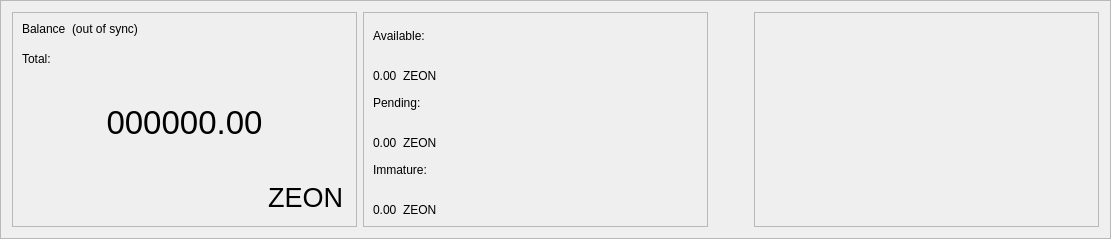
      <widget class="QFrame" name="frame_blue">
       <property name="enabled">
        <bool>true</bool>
       </property>
       <property name="sizePolicy">
        <sizepolicy hsizetype="Preferred" vsizetype="Preferred">
         <horstretch>0</horstretch>
         <verstretch>0</verstretch>
        </sizepolicy>
       </property>
       <property name="minimumSize">
        <size>
         <width>1065</width>
         <height>220</height>
        </size>
       </property>
       <property name="maximumSize">
        <size>
         <width>16777215</width>
         <height>16777215</height>
        </size>
       </property>
       <property name="sizeIncrement">
        <size>
         <width>0</width>
         <height>0</height>
        </size>
       </property>
       <property name="baseSize">
        <size>
         <width>0</width>
         <height>500</height>
        </size>
       </property>
       <property name="frameShape">
        <enum>QFrame::StyledPanel</enum>
       </property>
       <property name="frameShadow">
        <enum>QFrame::Raised</enum>
       </property>
       <layout class="QHBoxLayout" name="horizontalLayout">
        <item>
         <widget class="QFrame" name="frame_blue_1">
          <property name="minimumSize">
           <size>
            <width>345</width>
            <height>200</height>
           </size>
          </property>
          <property name="maximumSize">
           <size>
            <width>16777215</width>
            <height>16777215</height>
           </size>
          </property>
          <property name="frameShape">
           <enum>QFrame::StyledPanel</enum>
          </property>
          <property name="frameShadow">
           <enum>QFrame::Raised</enum>
          </property>
          <layout class="QHBoxLayout" name="horizontalLayout_2">
           <item>
            <layout class="QVBoxLayout" name="verticalLayout">
             <item>
              <layout class="QHBoxLayout" name="horizontalLayout_3">
               <property name="spacing">
                <number>6</number>
               </property>
               <property name="sizeConstraint">
                <enum>QLayout::SetFixedSize</enum>
               </property>
               <item>
                <widget class="QLabel" name="label_5">
                 <property name="minimumSize">
                  <size>
                   <width>0</width>
                   <height>24</height>
                  </size>
                 </property>
                 <property name="maximumSize">
                  <size>
                   <width>16777215</width>
                   <height>24</height>
                  </size>
                 </property>
                 <property name="text">
                  <string>Balance</string>
                 </property>
                 <property name="alignment">
                  <set>Qt::AlignLeading|Qt::AlignLeft|Qt::AlignTop</set>
                 </property>
                </widget>
               </item>
               <item>
                <widget class="QLabel" name="labelWalletStatus">
                 <property name="minimumSize">
                  <size>
                   <width>0</width>
                   <height>24</height>
                  </size>
                 </property>
                 <property name="maximumSize">
                  <size>
                   <width>16777215</width>
                   <height>24</height>
                  </size>
                 </property>
                 <property name="text">
                  <string>(out of sync)</string>
                 </property>
                 <property name="alignment">
                  <set>Qt::AlignLeading|Qt::AlignLeft|Qt::AlignTop</set>
                 </property>
                </widget>
               </item>
               <item>
                <spacer name="horizontalSpacer">
                 <property name="orientation">
                  <enum>Qt::Horizontal</enum>
                 </property>
                 <property name="sizeHint" stdset="0">
                  <size>
                   <width>40</width>
                   <height>20</height>
                  </size>
                 </property>
                </spacer>
               </item>
              </layout>
             </item>
             <item>
              <widget class="QLabel" name="labelTotalText">
               <property name="maximumSize">
                <size>
                 <width>16777215</width>
                 <height>15</height>
                </size>
               </property>
               <property name="text">
                <string>Total:</string>
               </property>
              </widget>
             </item>
             <item>
              <widget class="QLabel" name="labelTotal">
               <property name="sizePolicy">
                <sizepolicy hsizetype="Preferred" vsizetype="Preferred">
                 <horstretch>0</horstretch>
                 <verstretch>0</verstretch>
                </sizepolicy>
               </property>
               <property name="minimumSize">
                <size>
                 <width>0</width>
                 <height>100</height>
                </size>
               </property>
               <property name="maximumSize">
                <size>
                 <width>16777215</width>
                 <height>100</height>
                </size>
               </property>
               <property name="font">
                <font>
                 <pointsize>25</pointsize>
                 <weight>50</weight>
                 <bold>false</bold>
                </font>
               </property>
               <property name="mouseTracking">
                <bool>false</bool>
               </property>
               <property name="text">
                <string>000000.00</string>
               </property>
               <property name="alignment">
                <set>Qt::AlignCenter</set>
               </property>
              </widget>
             </item>
             <item>
              <layout class="QHBoxLayout" name="horizontalLayout_11">
               <item>
                <spacer name="horizontalSpacer_8">
                 <property name="orientation">
                  <enum>Qt::Horizontal</enum>
                 </property>
                 <property name="sizeHint" stdset="0">
                  <size>
                   <width>40</width>
                   <height>20</height>
                  </size>
                 </property>
                </spacer>
               </item>
               <item>
                <widget class="QPushButton" name="blabel_ZEON">
                 <property name="font">
                  <font>
                   <pointsize>20</pointsize>
                   <italic>false</italic>
                   <kerning>true</kerning>
                  </font>
                 </property>
                 <property name="cursor">
                  <cursorShape>PointingHandCursor</cursorShape>
                 </property>
                 <property name="text">
                  <string>ZEON</string>
                 </property>
                 <property name="flat">
                  <bool>true</bool>
                 </property>
                </widget>
               </item>
              </layout>
             </item>
            </layout>
           </item>
          </layout>
         </widget>
        </item>
        <item>
         <widget class="QFrame" name="frame_blue_2">
          <property name="minimumSize">
           <size>
            <width>345</width>
            <height>200</height>
           </size>
          </property>
          <property name="maximumSize">
           <size>
            <width>16777215</width>
            <height>16777215</height>
           </size>
          </property>
          <property name="frameShape">
           <enum>QFrame::StyledPanel</enum>
          </property>
          <property name="frameShadow">
           <enum>QFrame::Raised</enum>
          </property>
          <layout class="QVBoxLayout" name="verticalLayout_3">
           <item>
            <layout class="QVBoxLayout" name="verticalLayout_2">
             <item>
              <widget class="QLabel" name="labelBalanceText">
               <property name="text">
                <string>Available:</string>
               </property>
              </widget>
             </item>
             <item>
              <layout class="QHBoxLayout" name="horizontalLayout_4">
               <item>
                <widget class="QLabel" name="labelBalance">
                 <property name="text">
                  <string>0.00</string>
                 </property>
                 <property name="alignment">
                  <set>Qt::AlignBottom|Qt::AlignLeading|Qt::AlignLeft</set>
                 </property>
                </widget>
               </item>
               <item>
                <widget class="QLabel" name="label_ZEON2">
                 <property name="text">
                  <string>ZEON</string>
                 </property>
                 <property name="alignment">
                  <set>Qt::AlignBottom|Qt::AlignLeading|Qt::AlignLeft</set>
                 </property>
                </widget>
               </item>
               <item>
                <spacer name="horizontalSpacer_3">
                 <property name="orientation">
                  <enum>Qt::Horizontal</enum>
                 </property>
                 <property name="sizeHint" stdset="0">
                  <size>
                   <width>40</width>
                   <height>20</height>
                  </size>
                 </property>
                </spacer>
               </item>
              </layout>
             </item>
             <item>
              <widget class="QLabel" name="labelPendingText">
               <property name="text">
                <string>Pending:</string>
               </property>
              </widget>
             </item>
             <item>
              <layout class="QHBoxLayout" name="horizontalLayout_5">
               <item>
                <widget class="QLabel" name="labelUnconfirmed">
                 <property name="text">
                  <string>0.00</string>
                 </property>
                 <property name="alignment">
                  <set>Qt::AlignBottom|Qt::AlignLeading|Qt::AlignLeft</set>
                 </property>
                </widget>
               </item>
               <item>
                <widget class="QLabel" name="label_ZEON3">
                 <property name="text">
                  <string>ZEON</string>
                 </property>
                 <property name="alignment">
                  <set>Qt::AlignBottom|Qt::AlignLeading|Qt::AlignLeft</set>
                 </property>
                </widget>
               </item>
               <item>
                <spacer name="horizontalSpacer_4">
                 <property name="orientation">
                  <enum>Qt::Horizontal</enum>
                 </property>
                 <property name="sizeHint" stdset="0">
                  <size>
                   <width>40</width>
                   <height>20</height>
                  </size>
                 </property>
                </spacer>
               </item>
              </layout>
             </item>
             <item>
              <widget class="QLabel" name="labelImmatureText">
               <property name="text">
                <string>Immature:</string>
               </property>
              </widget>
             </item>
             <item>
              <layout class="QHBoxLayout" name="horizontalLayout_6">
               <item>
                <widget class="QLabel" name="labelImmature">
                 <property name="text">
                  <string>0.00</string>
                 </property>
                 <property name="alignment">
                  <set>Qt::AlignBottom|Qt::AlignLeading|Qt::AlignLeft</set>
                 </property>
                </widget>
               </item>
               <item>
                <widget class="QLabel" name="label_ZEON4">
                 <property name="text">
                  <string>ZEON</string>
                 </property>
                 <property name="alignment">
                  <set>Qt::AlignBottom|Qt::AlignLeading|Qt::AlignLeft</set>
                 </property>
                </widget>
               </item>
               <item>
                <spacer name="horizontalSpacer_5">
                 <property name="orientation">
                  <enum>Qt::Horizontal</enum>
                 </property>
                 <property name="sizeHint" stdset="0">
                  <size>
                   <width>40</width>
                   <height>20</height>
                  </size>
                 </property>
                </spacer>
               </item>
              </layout>
             </item>
            </layout>
           </item>
          </layout>
         </widget>
        </item>
        <item>
         <spacer name="horizontalSpacer_9">
          <property name="orientation">
           <enum>Qt::Horizontal</enum>
          </property>
          <property name="sizeHint" stdset="0">
           <size>
            <width>40</width>
            <height>20</height>
           </size>
          </property>
         </spacer>
        </item>
        <item>
         <widget class="QFrame" name="frame_blue_3">
          <property name="minimumSize">
           <size>
            <width>345</width>
            <height>200</height>
           </size>
          </property>
          <property name="maximumSize">
           <size>
            <width>16777215</width>
            <height>16777215</height>
           </size>
          </property>
          <property name="frameShape">
           <enum>QFrame::StyledPanel</enum>
          </property>
          <property name="frameShadow">
           <enum>QFrame::Raised</enum>
          </property>
          <layout class="QVBoxLayout" name="verticalLayout_5">
           <item>
            <layout class="QVBoxLayout" name="verticalLayout_4"/>
           </item>
          </layout>
         </widget>
        </item>
       </layout>
      </widget>
